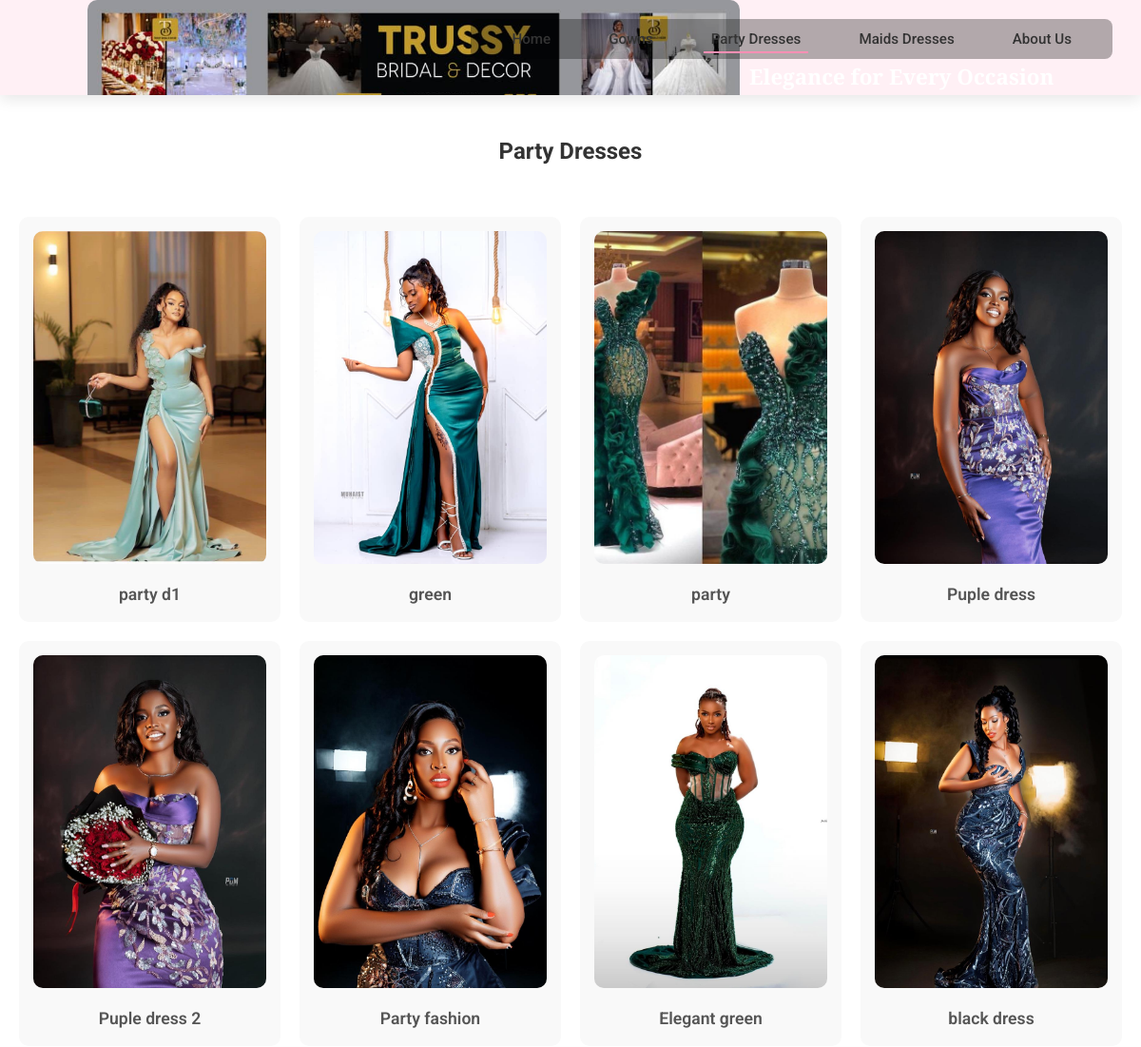
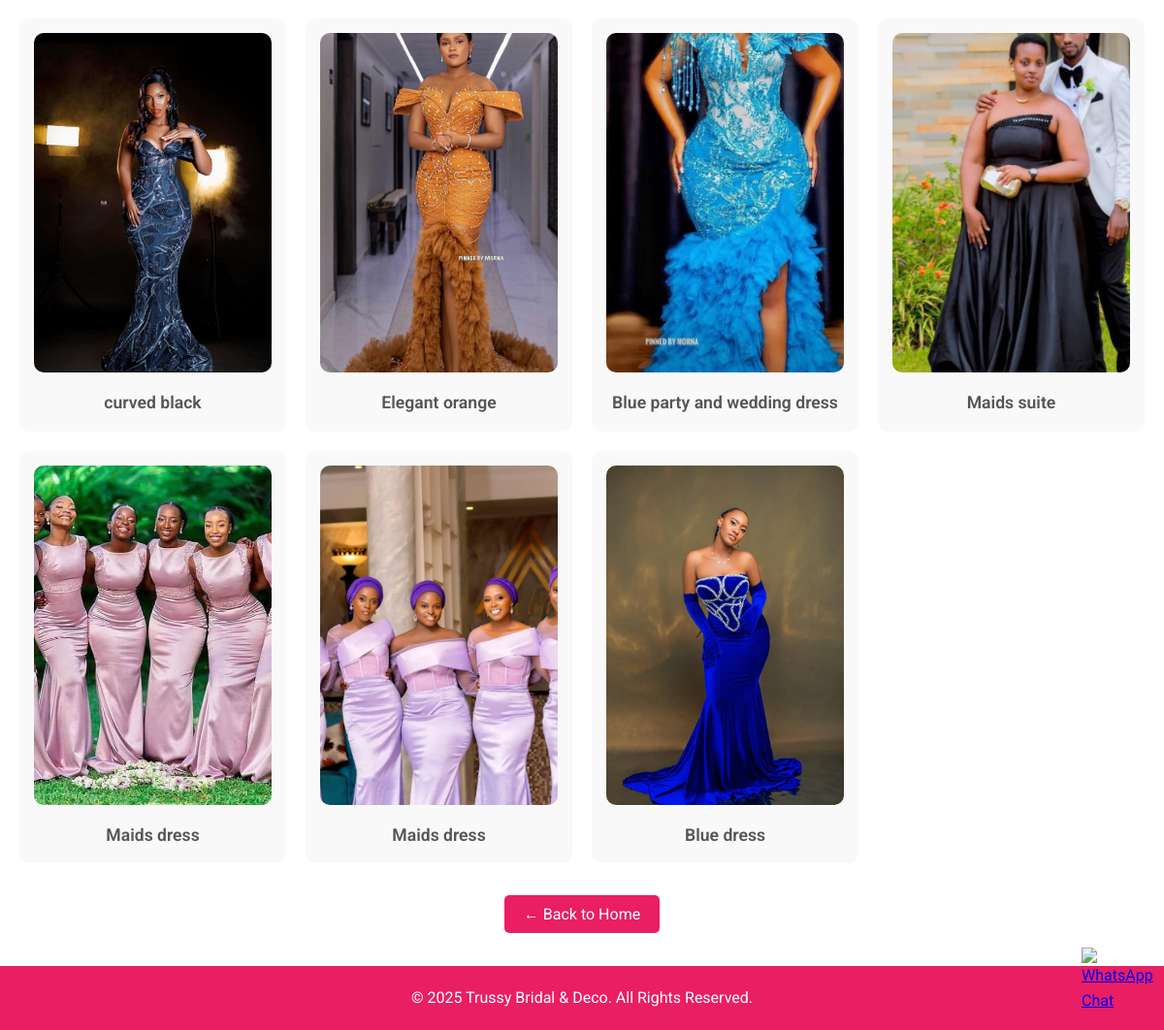
/party-dresses/, run on an earlier commit of the app's database (2 pictures, top to bottom).
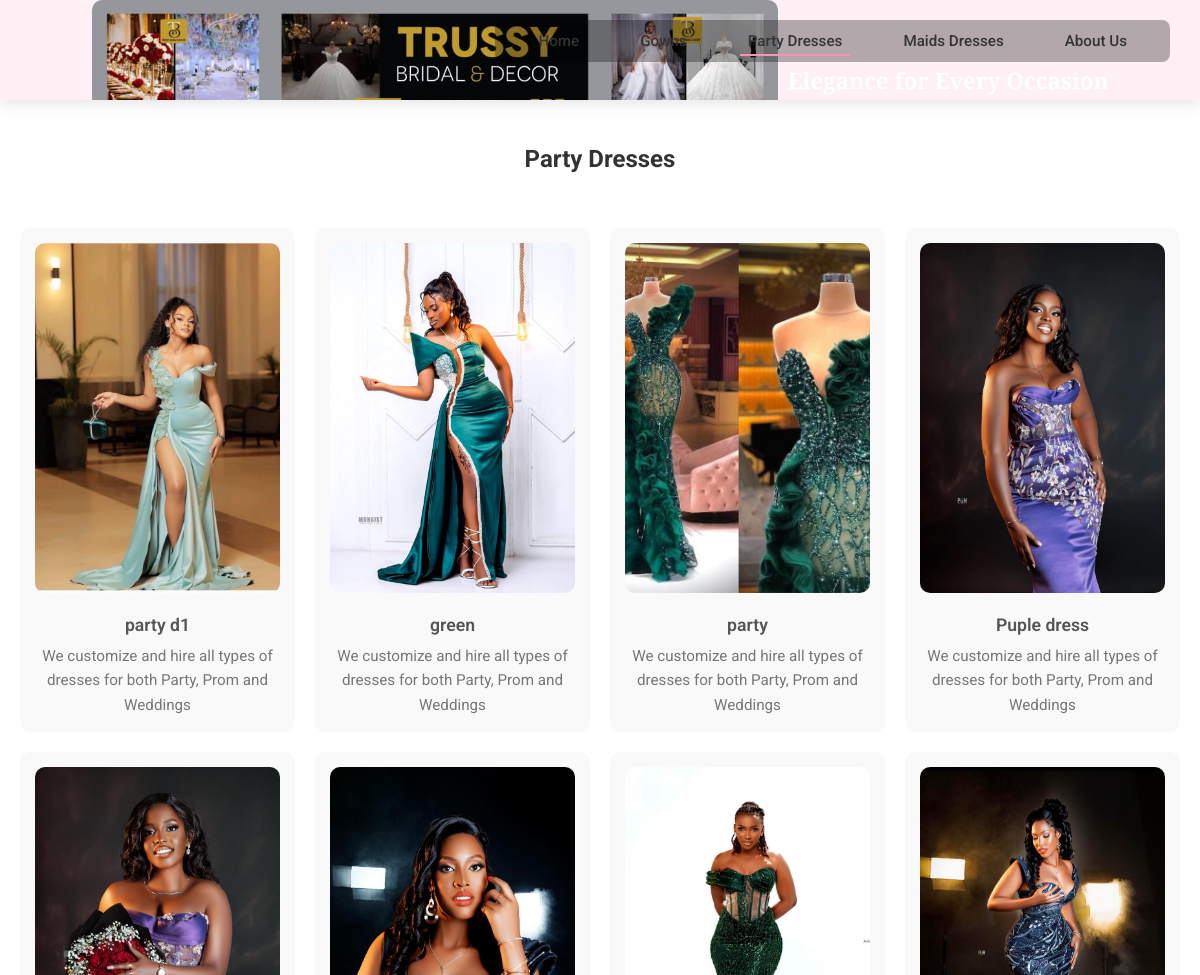
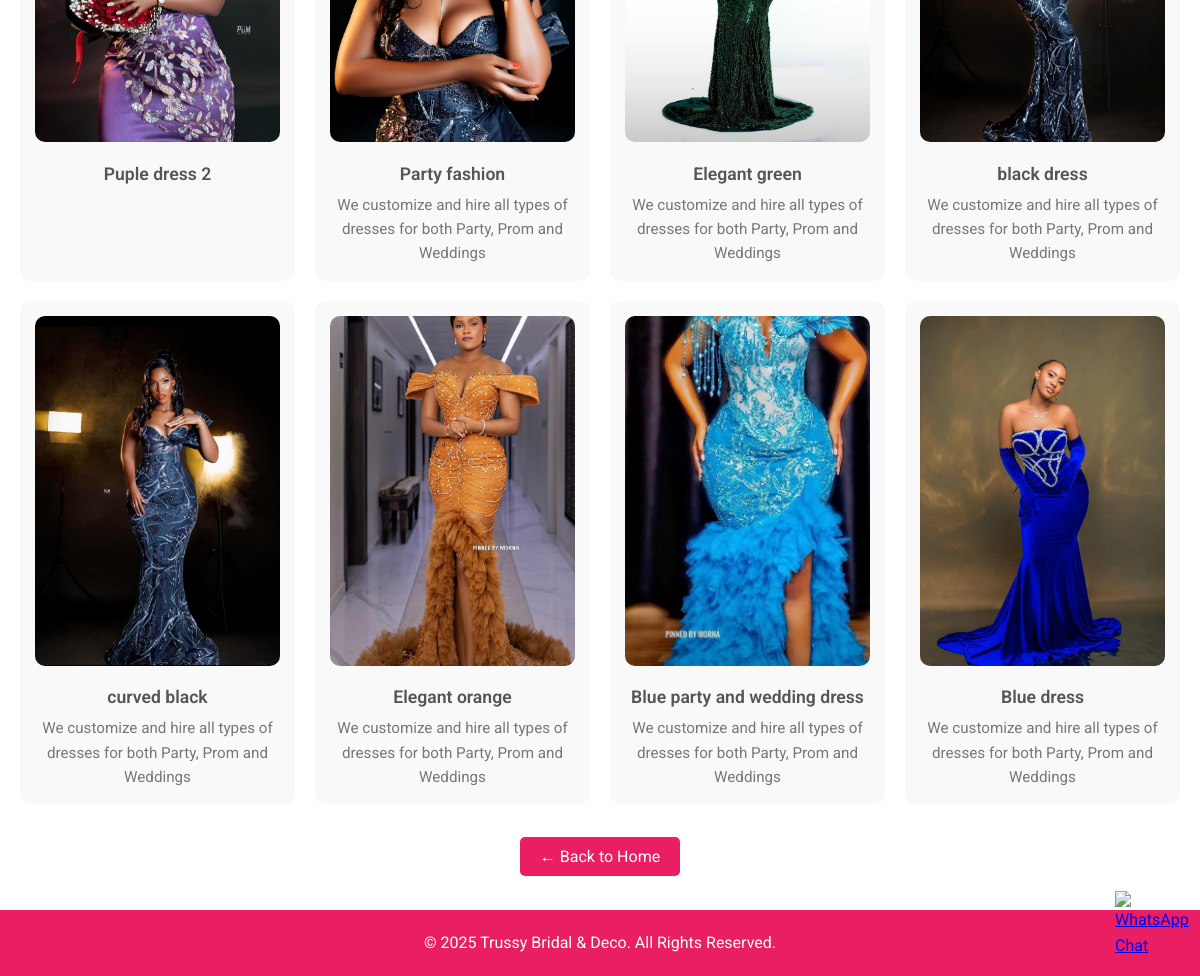
And on a later commit of the database (2 pictures, top to bottom).
### collection1/models.py (models this page shows, shortened)
class Gown(models.Model):
    name = models.CharField(max_length=100)
    image = models.ImageField(upload_to='gowns/')  # Images saved in media/gowns/
    category = models.CharField(max_length=50, choices=[('collection', 'collection'), ('party', 'Party')])
    description = models.TextField(blank=True, null=True)
    price = models.DecimalField(max_digits=10, decimal_places=2, blank=True, null=True)

### collection1/views.py (the view)
# urls.py: path('party-dresses/', views.party_dresses, name='party_dresses'),
def party_dresses(request):
    party_dresses = Gown.objects.filter(category='party')
    return render(request, 'collection/party.html', {
        'party_dresses': party_dresses,
    })

### collection1/templates/collection/party.html (shortened to what this page needs)
{% extends 'collection/base.html' %}
{% load static %}
{% block body_class %}inner-page{% endblock %}
{% block content %}
<h2 style="text-align:center; margin:30px 0;">Party Dresses</h2>
<div class="gallery" style="display:grid; grid-template-columns:repeat(auto-fit, minmax(250px,1fr)); gap:20px; padding:20px;">
  {% for dress in party_dresses %}
    <div class="gallery-item" style="text-align:center; background:#f9f9f9; padding:15px; border-radius:10px;">
      <a href="{% url 'gown_detail_source' gown_id=dress.id source='party' %}">
        <img src="{{ dress.image.url }}" alt="{{ dress.name }}" style="width:100%; height:350px; object-fit:cover; border-radius:10px;">
      </a>
      <div class="caption">{{ dress.name }}</div>
      {% if dress.description %}<div class="description">{{ dress.description }}</div>{% endif %}
    </div>
  {% endfor %}
</div>
<div style="text-align:center; margin:20px 0;">
  <a href="{% url 'home' %}" style="padding:10px 20px; background:#e91e63; color:white; border-radius:5px; text-decoration:none;">← Back to Home</a>
</div>
{% endblock %}

### collection1/templates/collection/base.html (shortened to what this page needs)
{% load static %}
<!DOCTYPE html>
<html lang="en">
<head>
  <link rel="stylesheet" href="{% static 'css/styles.css' %}">
</head>
<body class="{% block body_class %}{% endblock %}">
  <div class="top-bar">
    <header>
      <div class="logo-container">
        <a href="{% url 'home' %}">
          <img src="{% static 'images/logo.jpeg' %}" alt="Trussy Bridal Logo" style="height:150px; width:auto;">
        </a>
        <div class="site-title">
          <h1>Elegance for Every Occasion</h1>
        </div>
      </div>
      <nav>
        <ul>
          <li><a href="{% url 'home' %}" class="{% if request.resolver_match.url_name == 'home' %}active{% endif %}">Home</a></li>
          <li><a href="{% url 'gowns' %}" class="{% if request.resolver_match.url_name == 'gowns' %}active{% endif %}">Gowns</a></li>
          <li><a href="{% url 'party_dresses' %}" class="{% if request.resolver_match.url_name == 'party_dresses' %}active{% endif %}">Party Dresses</a></li>
          <li><a href="{% url 'maids_dresses' %}" class="{% if request.resolver_match.url_name == 'maids_dresses' %}active{% endif %}">Maids Dresses</a></li>
          <li><a href="{% url 'about_us' %}" class="{% if request.resolver_match.url_name == 'about_us' %}active{% endif %}">About Us</a></li>
        </ul>
      </nav>
    </header>
  </div>
  <main>
    {% block content %}
    {% endblock %}
  </main>
  <footer>
    <p>&copy; 2025 Trussy Bridal & Deco. All Rights Reserved.</p>
  </footer>
<a href="https://wa.me/256781752192" target="_blank" class="whatsapp-float">
  <img src="{% static 'images/icons/whatsapp.png' %}" alt="WhatsApp Chat">
</a>
</body>
</html>

### collection1/static/css/styles.css (style rules this page uses)
* { margin: 0; padding: 0; box-sizing: border-box; }
body { font-family: 'Roboto', sans-serif; color: #333; line-height: 1.6; }
header { position: fixed; top: 0; left: 0; width: 100%; z-index: 1000; background: rgba(0, 0, 0, 0.3); backdrop-filter: blur(8px); display: flex; flex-direction: column; align-items: center; padding: 10px 20px; transition: background 0.5s ease, box-shadow 0.5s ease; }
.logo-container img { height: 90px; width: auto; margin-bottom: 5px; border-radius: 10px; }
.site-title h1 { font-family: 'Playfair Display', serif; font-size: 1.8rem; color: #fff; margin: 0; transition: color 0.5s ease; }
nav { margin-top: 10px; background: transparent; }
nav ul { list-style: none; display: flex; justify-content: center; flex-wrap: wrap; padding: 0; margin: 0; }
nav ul li { margin: 0 15px; }
nav ul li a { text-decoration: none; font-weight: 600; font-size: 1rem; color: #fff; text-shadow: 0 0 6px rgba(0, 0, 0, 0.6); transition: color 0.3s, border-bottom 0.3s, text-shadow 0.3s; }
nav ul li a:hover, nav ul li a.active { color: #ff8fb4; border-bottom: 2px solid #ff8fb4; }
.gallery { display: grid; grid-template-columns: repeat(auto-fit, minmax(250px, 1fr)); gap: 20px; padding: 20px; }
.gallery-item { text-align: center; background: #f9f9f9; padding: 15px; border-radius: 10px; transition: transform 0.3s ease; }
.gallery-item img { width: 100%; height: 350px; object-fit: cover; border-radius: 10px; transition: transform 0.3s ease; }
.caption { margin-top: 10px; font-weight: 600; font-size: 1.1rem; color: #555; }
.description { margin-top: 5px; font-size: 0.95rem; color: #777; }
footer { background: #e91e63; color: white; text-align: center; padding: 20px; margin-top: 40px; }
header nav { background: rgba(0, 0, 0, 0.3); border-radius: 8px; padding: 8px 20px; }
.inner-page header { background: rgba(255, 240, 245, 0.95); box-shadow: 0 4px 15px rgba(0, 0, 0, 0.1); }
.inner-page header nav ul li a { color: #333; text-shadow: none; }
.top-bar { position: fixed; top: 0; left: 0; width: 100%; background: rgba(255, 255, 255, 0.9); backdrop-filter: blur(6px); z-index: 1000; padding: 8px 0; transition: all 0.3s ease; }
.logo-container img { height: 60px; width: auto; }
nav ul { display: flex; justify-content: center; align-items: center; gap: 25px; margin: 0; padding: 0; list-style: none; }
nav ul li a { text-decoration: none; font-size: 18px; color: #333; font-weight: 500; padding: 8px 12px; transition: color 0.3s ease; }
body { padding-top: 100px; }
header { display: flex; align-items: center; justify-content: space-between; padding: 0 20px; height: 100px; overflow: hidden; background-color: #fff; position: fixed; top: 0; width: 100%; z-index: 1000; }
.logo-container { display: flex; align-items: center; gap: 10px; }
.site-title h1 { font-size: 1.4rem; margin: 0; line-height: 1.1; }
nav ul { display: flex; gap: 12px; list-style: none; margin: 0; padding: 0; }
nav ul li a { padding: 4px 8px; text-decoration: none; color: #333; }
body { padding-top: 110px; }
nav { position: absolute; top: 10px; right: 30px; }
nav ul { display: flex; gap: 15px; list-style: none; margin: 0; padding: 0; }
nav ul li a { color: #333; text-decoration: none; font-weight: 500; font-size: 0.95rem; padding: 4px 8px; transition: color 0.3s ease; }
nav ul li a:hover, nav ul li a.active { color: #c59d5f; }
.whatsapp-float { position: fixed; bottom: 25px; right: 25px; width: 60px; height: 60px; z-index: 999; cursor: pointer; transition: transform 0.3s ease, box-shadow 0.3s ease; }
.whatsapp-float img { width: 100%; height: 100%; }

What changed in the data, as far as the page shows it:
removed Gown: image (picture), name "Maids suite"
removed Gown: image (picture), name "Maids dress"
removed Gown: image (picture), name "Maids dress"
changed Gown "party d1": description (not shown) → "We customize and hire all types of dresses for both Party, Prom and Weddings"
changed Gown "green": description (not shown) → "We customize and hire all types of dresses for both Party, Prom and Weddings"
changed Gown "party": description (not shown) → "We customize and hire all types of dresses for both Party, Prom and Weddings"
changed Gown "Puple dress": description (not shown) → "We customize and hire all types of dresses for both Party, Prom and Weddings"
changed Gown "Party fashion": description (not shown) → "We customize and hire all types of dresses for both Party, Prom and Weddings"
changed Gown "Elegant green": description (not shown) → "We customize and hire all types of dresses for both Party, Prom and Weddings"
changed Gown "black dress": description (not shown) → "We customize and hire all types of dresses for both Party, Prom and Weddings"
changed Gown "curved black": description (not shown) → "We customize and hire all types of dresses for both Party, Prom and Weddings"
changed Gown "Elegant orange": description (not shown) → "We customize and hire all types of dresses for both Party, Prom and Weddings"
changed Gown "Blue party and wedding dress": description (not shown) → "We customize and hire all types of dresses for both Party, Prom and Weddings"
changed Gown "Blue dress": description (not shown) → "We customize and hire all types of dresses for both Party, Prom and Weddings"
